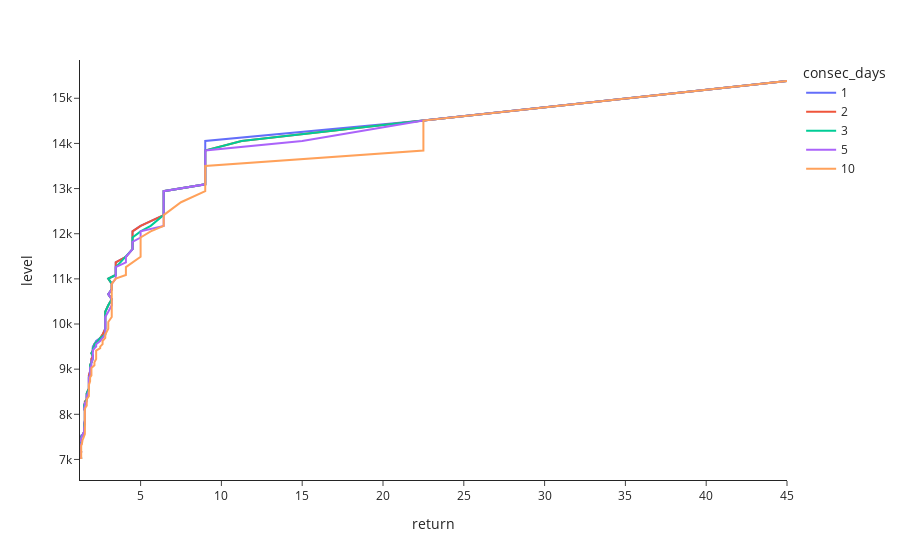

Notebook code for this chart:
### Code cell
station = "Niamey"
df_plot = df_count[df_count["station"] == station]

fig = px.line(df_plot, x="return", y="level", color="consec_days")
fig.update_layout(template="simple_white")
fig.show()
